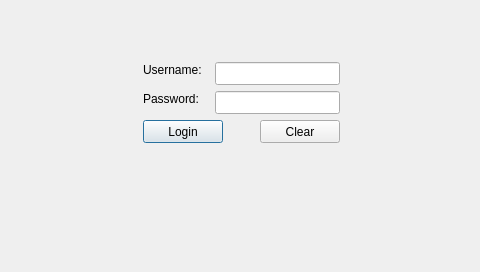
<?xml version="1.0" encoding="UTF-8"?>
<ui version="4.0">
 <class>loginDialog</class>
 <widget class="QDialog" name="loginDialog">
  <property name="geometry">
   <rect>
    <x>0</x>
    <y>0</y>
    <width>480</width>
    <height>272</height>
   </rect>
  </property>
  <property name="windowTitle">
   <string>Dialog</string>
  </property>
  <widget class="QLineEdit" name="usernameLineEdit">
   <property name="geometry">
    <rect>
     <x>215</x>
     <y>62</y>
     <width>125</width>
     <height>23</height>
    </rect>
   </property>
  </widget>
  <widget class="QLineEdit" name="passwdLineEdit">
   <property name="geometry">
    <rect>
     <x>215</x>
     <y>91</y>
     <width>125</width>
     <height>23</height>
    </rect>
   </property>
  </widget>
  <widget class="QLabel" name="usernameLabel">
   <property name="geometry">
    <rect>
     <x>143</x>
     <y>62</y>
     <width>66</width>
     <height>16</height>
    </rect>
   </property>
   <property name="text">
    <string>Username:</string>
   </property>
  </widget>
  <widget class="QLabel" name="passwdLabel">
   <property name="geometry">
    <rect>
     <x>143</x>
     <y>91</y>
     <width>61</width>
     <height>16</height>
    </rect>
   </property>
   <property name="text">
    <string>Password:</string>
   </property>
  </widget>
  <widget class="QPushButton" name="LoginButton">
   <property name="geometry">
    <rect>
     <x>143</x>
     <y>120</y>
     <width>80</width>
     <height>23</height>
    </rect>
   </property>
   <property name="text">
    <string>Login</string>
   </property>
  </widget>
  <widget class="QPushButton" name="clearButton">
   <property name="geometry">
    <rect>
     <x>260</x>
     <y>120</y>
     <width>80</width>
     <height>23</height>
    </rect>
   </property>
   <property name="text">
    <string>Clear</string>
   </property>
  </widget>
 </widget>
 <resources/>
 <connections/>
</ui>
